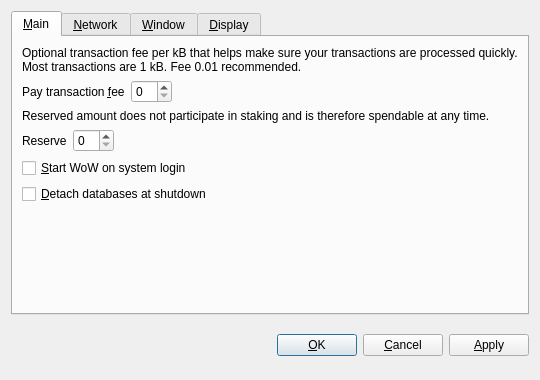
<?xml version="1.0" encoding="UTF-8"?>
<ui version="4.0">
 <class>OptionsDialog</class>
 <widget class="QDialog" name="OptionsDialog">
  <property name="geometry">
   <rect>
    <x>0</x>
    <y>0</y>
    <width>540</width>
    <height>380</height>
   </rect>
  </property>
  <property name="windowTitle">
   <string>Options</string>
  </property>
  <property name="modal">
   <bool>true</bool>
  </property>
  <layout class="QVBoxLayout" name="verticalLayout">
   <item>
    <widget class="QTabWidget" name="tabWidget">
     <property name="tabPosition">
      <enum>QTabWidget::North</enum>
     </property>
     <property name="currentIndex">
      <number>0</number>
     </property>
     <widget class="QWidget" name="tabMain">
      <attribute name="title">
       <string>&amp;Main</string>
      </attribute>
      <layout class="QVBoxLayout" name="verticalLayout_Main">
       <item>
        <widget class="QLabel" name="transactionFeeInfoLabel">
         <property name="text">
          <string>Optional transaction fee per kB that helps make sure your transactions are processed quickly. Most transactions are 1 kB. Fee 0.01 recommended.</string>
         </property>
         <property name="textFormat">
          <enum>Qt::PlainText</enum>
         </property>
         <property name="wordWrap">
          <bool>true</bool>
         </property>
        </widget>
       </item>
       <item>
        <layout class="QHBoxLayout" name="horizontalLayoutFee">
         <item>
          <widget class="QLabel" name="transactionFeeLabel">
           <property name="text">
            <string>Pay transaction &amp;fee</string>
           </property>
           <property name="textFormat">
            <enum>Qt::PlainText</enum>
           </property>
           <property name="buddy">
            <cstring>transactionFee</cstring>
           </property>
          </widget>
         </item>
         <item>
          <widget class="BitcoinAmountField" name="transactionFee"/>
         </item>
         <item>
          <spacer name="horizontalSpacerFee">
           <property name="orientation">
            <enum>Qt::Horizontal</enum>
           </property>
           <property name="sizeHint" stdset="0">
            <size>
             <width>40</width>
             <height>20</height>
            </size>
           </property>
          </spacer>
         </item>
        </layout>
       </item>
       <item>
        <widget class="QLabel" name="reserveBalanceInfoLabel">
         <property name="text">
          <string>Reserved amount does not participate in staking and is therefore spendable at any time.</string>
         </property>
         <property name="textFormat">
          <enum>Qt::PlainText</enum>
         </property>
         <property name="wordWrap">
          <bool>true</bool>
         </property>
        </widget>
       </item>
       <item>
        <layout class="QHBoxLayout" name="horizontalLayoutReserveBalance">
         <item>
          <widget class="QLabel" name="reserveBalanceLabel">
           <property name="text">
            <string>Reserve</string>
           </property>
           <property name="textFormat">
            <enum>Qt::PlainText</enum>
           </property>
           <property name="buddy">
            <cstring>reserveBalance</cstring>
           </property>
          </widget>
         </item>
         <item>
          <widget class="BitcoinAmountField" name="reserveBalance"/>
         </item>
         <item>
          <spacer name="horizontalSpacerReserveBalance">
           <property name="orientation">
            <enum>Qt::Horizontal</enum>
           </property>
           <property name="sizeHint" stdset="0">
            <size>
             <width>40</width>
             <height>20</height>
            </size>
           </property>
          </spacer>
         </item>
        </layout>
       </item>
       <item>
        <widget class="QCheckBox" name="bitcoinAtStartup">
         <property name="toolTip">
          <string>Automatically start WoW after logging in to the system.</string>
         </property>
         <property name="text">
          <string>&amp;Start WoW on system login</string>
         </property>
        </widget>
       </item>
       <item>
        <widget class="QCheckBox" name="detachDatabases">
         <property name="toolTip">
          <string>Detach block and address databases at shutdown. This means they can be moved to another data directory, but it slows down shutdown. The wallet is always detached.</string>
         </property>
         <property name="text">
          <string>&amp;Detach databases at shutdown</string>
         </property>
        </widget>
       </item>
       <item>
        <spacer name="verticalSpacer_Main">
         <property name="orientation">
          <enum>Qt::Vertical</enum>
         </property>
         <property name="sizeHint" stdset="0">
          <size>
           <width>20</width>
           <height>40</height>
          </size>
         </property>
        </spacer>
       </item>
      </layout>
     </widget>
     <widget class="QWidget" name="tabNetwork">
      <attribute name="title">
       <string>&amp;Network</string>
      </attribute>
      <layout class="QVBoxLayout" name="verticalLayout_Network">
       <item>
        <widget class="QCheckBox" name="mapPortUpnp">
         <property name="toolTip">
          <string>Automatically open the WoW client port on the router. This only works when your router supports UPnP and it is enabled.</string>
         </property>
         <property name="text">
          <string>Map port using &amp;UPnP</string>
         </property>
        </widget>
       </item>
       <item>
        <widget class="QCheckBox" name="connectSocks">
         <property name="toolTip">
          <string>Connect to the WoW network through a SOCKS proxy (e.g. when connecting through Tor).</string>
         </property>
         <property name="text">
          <string>&amp;Connect through SOCKS proxy:</string>
         </property>
        </widget>
       </item>
       <item>
        <layout class="QHBoxLayout" name="horizontalLayout_Network">
         <item>
          <widget class="QLabel" name="proxyIpLabel">
           <property name="text">
            <string>Proxy &amp;IP:</string>
           </property>
           <property name="textFormat">
            <enum>Qt::PlainText</enum>
           </property>
           <property name="buddy">
            <cstring>proxyIp</cstring>
           </property>
          </widget>
         </item>
         <item>
          <widget class="QValidatedLineEdit" name="proxyIp">
           <property name="maximumSize">
            <size>
             <width>140</width>
             <height>16777215</height>
            </size>
           </property>
           <property name="toolTip">
            <string>IP address of the proxy (e.g. 127.0.0.1)</string>
           </property>
          </widget>
         </item>
         <item>
          <widget class="QLabel" name="proxyPortLabel">
           <property name="text">
            <string>&amp;Port:</string>
           </property>
           <property name="textFormat">
            <enum>Qt::PlainText</enum>
           </property>
           <property name="buddy">
            <cstring>proxyPort</cstring>
           </property>
          </widget>
         </item>
         <item>
          <widget class="QLineEdit" name="proxyPort">
           <property name="maximumSize">
            <size>
             <width>55</width>
             <height>16777215</height>
            </size>
           </property>
           <property name="toolTip">
            <string>Port of the proxy (e.g. 9050)</string>
           </property>
          </widget>
         </item>
         <item>
          <widget class="QLabel" name="socksVersionLabel">
           <property name="text">
            <string>SOCKS &amp;Version:</string>
           </property>
           <property name="textFormat">
            <enum>Qt::PlainText</enum>
           </property>
           <property name="buddy">
            <cstring>socksVersion</cstring>
           </property>
          </widget>
         </item>
         <item>
          <widget class="QValueComboBox" name="socksVersion">
           <property name="toolTip">
            <string>SOCKS version of the proxy (e.g. 5)</string>
           </property>
          </widget>
         </item>
         <item>
          <spacer name="horizontalSpacer_Network">
           <property name="orientation">
            <enum>Qt::Horizontal</enum>
           </property>
           <property name="sizeHint" stdset="0">
            <size>
             <width>40</width>
             <height>20</height>
            </size>
           </property>
          </spacer>
         </item>
        </layout>
       </item>
       <item>
        <spacer name="verticalSpacer_Network">
         <property name="orientation">
          <enum>Qt::Vertical</enum>
         </property>
         <property name="sizeHint" stdset="0">
          <size>
           <width>20</width>
           <height>40</height>
          </size>
         </property>
        </spacer>
       </item>
      </layout>
     </widget>
     <widget class="QWidget" name="tabWindow">
      <attribute name="title">
       <string>&amp;Window</string>
      </attribute>
      <layout class="QVBoxLayout" name="verticalLayout_Window">
       <item>
        <widget class="QCheckBox" name="minimizeToTray">
         <property name="toolTip">
          <string>Show only a tray icon after minimizing the window.</string>
         </property>
         <property name="text">
          <string>&amp;Minimize to the tray instead of the taskbar</string>
         </property>
        </widget>
       </item>
       <item>
        <widget class="QCheckBox" name="minimizeOnClose">
         <property name="toolTip">
          <string>Minimize instead of exit the application when the window is closed. When this option is enabled, the application will be closed only after selecting Quit in the menu.</string>
         </property>
         <property name="text">
          <string>M&amp;inimize on close</string>
         </property>
        </widget>
       </item>
       <item>
        <spacer name="verticalSpacer_Window">
         <property name="orientation">
          <enum>Qt::Vertical</enum>
         </property>
         <property name="sizeHint" stdset="0">
          <size>
           <width>20</width>
           <height>40</height>
          </size>
         </property>
        </spacer>
       </item>
      </layout>
     </widget>
     <widget class="QWidget" name="tabDisplay">
      <attribute name="title">
       <string>&amp;Display</string>
      </attribute>
      <layout class="QVBoxLayout" name="verticalLayout_Display">
       <item>
        <layout class="QHBoxLayout" name="horizontalLayout_1_Display">
         <item>
          <widget class="QLabel" name="langLabel">
           <property name="text">
            <string>User Interface &amp;language:</string>
           </property>
           <property name="textFormat">
            <enum>Qt::PlainText</enum>
           </property>
           <property name="buddy">
            <cstring>lang</cstring>
           </property>
          </widget>
         </item>
         <item>
          <widget class="QValueComboBox" name="lang">
           <property name="toolTip">
            <string>The user interface language can be set here. This setting will take effect after restarting WoW.</string>
           </property>
          </widget>
         </item>
        </layout>
       </item>
       <item>
        <layout class="QHBoxLayout" name="horizontalLayout_2_Display">
         <item>
          <widget class="QLabel" name="unitLabel">
           <property name="text">
            <string>&amp;Unit to show amounts in:</string>
           </property>
           <property name="textFormat">
            <enum>Qt::PlainText</enum>
           </property>
           <property name="buddy">
            <cstring>unit</cstring>
           </property>
          </widget>
         </item>
         <item>
          <widget class="QValueComboBox" name="unit">
           <property name="toolTip">
            <string>Choose the default subdivision unit to show in the interface and when sending coins.</string>
           </property>
          </widget>
         </item>
        </layout>
       </item>
       <item>
        <widget class="QCheckBox" name="displayAddresses">
         <property name="toolTip">
          <string>Whether to show WoW addresses in the transaction list or not.</string>
         </property>
         <property name="text">
          <string>&amp;Display addresses in transaction list</string>
         </property>
        </widget>
       </item>
       <item>
        <widget class="QCheckBox" name="coinControlFeatures">
         <property name="toolTip">
          <string>Whether to show coin control features or not.</string>
         </property>
         <property name="text">
          <string>Display coin &amp;control features (experts only!)</string>
         </property>
        </widget>
       </item>
       <item>
        <spacer name="verticalSpacer_Display">
         <property name="orientation">
          <enum>Qt::Vertical</enum>
         </property>
         <property name="sizeHint" stdset="0">
          <size>
           <width>20</width>
           <height>40</height>
          </size>
         </property>
        </spacer>
       </item>
      </layout>
     </widget>
    </widget>
   </item>
   <item>
    <layout class="QHBoxLayout" name="horizontalLayout_Buttons">
     <item>
      <spacer name="horizontalSpacer_1">
       <property name="orientation">
        <enum>Qt::Horizontal</enum>
       </property>
       <property name="sizeHint" stdset="0">
        <size>
         <width>40</width>
         <height>48</height>
        </size>
       </property>
      </spacer>
     </item>
     <item>
      <widget class="QLabel" name="statusLabel">
       <property name="font">
        <font>
         <weight>75</weight>
         <bold>true</bold>
        </font>
       </property>
       <property name="text">
        <string/>
       </property>
       <property name="textFormat">
        <enum>Qt::PlainText</enum>
       </property>
       <property name="wordWrap">
        <bool>true</bool>
       </property>
      </widget>
     </item>
     <item>
      <spacer name="horizontalSpacer_2">
       <property name="orientation">
        <enum>Qt::Horizontal</enum>
       </property>
       <property name="sizeHint" stdset="0">
        <size>
         <width>40</width>
         <height>48</height>
        </size>
       </property>
      </spacer>
     </item>
     <item>
      <widget class="QPushButton" name="okButton">
       <property name="text">
        <string>&amp;OK</string>
       </property>
      </widget>
     </item>
     <item>
      <widget class="QPushButton" name="cancelButton">
       <property name="text">
        <string>&amp;Cancel</string>
       </property>
       <property name="autoDefault">
        <bool>false</bool>
       </property>
      </widget>
     </item>
     <item>
      <widget class="QPushButton" name="applyButton">
       <property name="text">
        <string>&amp;Apply</string>
       </property>
       <property name="autoDefault">
        <bool>false</bool>
       </property>
      </widget>
     </item>
    </layout>
   </item>
  </layout>
 </widget>
 <customwidgets>
  <customwidget>
   <class>BitcoinAmountField</class>
   <extends>QSpinBox</extends>
   <header>bitcoinamountfield.h</header>
  </customwidget>
  <customwidget>
   <class>QValueComboBox</class>
   <extends>QComboBox</extends>
   <header>qvaluecombobox.h</header>
  </customwidget>
  <customwidget>
   <class>QValidatedLineEdit</class>
   <extends>QLineEdit</extends>
   <header>qvalidatedlineedit.h</header>
  </customwidget>
 </customwidgets>
 <resources/>
 <connections/>
</ui>
